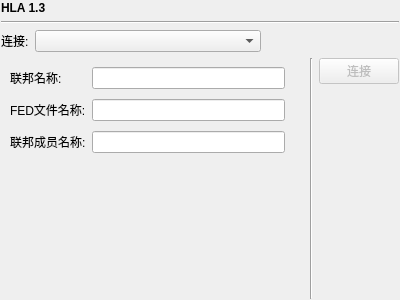
<?xml version="1.0" encoding="UTF-8"?>
<ui version="4.0">
 <class>ByyHLA13ConnectWidget</class>
 <widget class="QWidget" name="ByyHLA13ConnectWidget">
  <property name="geometry">
   <rect>
    <x>0</x>
    <y>0</y>
    <width>400</width>
    <height>300</height>
   </rect>
  </property>
  <property name="windowTitle">
   <string>ByyHLA13ConnectWidget</string>
  </property>
  <layout class="QVBoxLayout" name="verticalLayout">
   <property name="margin">
    <number>1</number>
   </property>
   <item>
    <widget class="QLabel" name="label_5">
     <property name="text">
      <string>&lt;!DOCTYPE HTML PUBLIC &quot;-//W3C//DTD HTML 4.0//EN&quot; &quot;http://www.w3.org/TR/REC-html40/strict.dtd&quot;&gt;
&lt;html&gt;&lt;head&gt;&lt;meta name=&quot;qrichtext&quot; content=&quot;1&quot; /&gt;&lt;style type=&quot;text/css&quot;&gt;
p, li { white-space: pre-wrap; }
&lt;/style&gt;&lt;/head&gt;&lt;body style=&quot; font-family:'SimSun'; font-size:9pt; font-weight:400; font-style:normal;&quot;&gt;
&lt;p style=&quot; margin-top:0px; margin-bottom:0px; margin-left:0px; margin-right:0px; -qt-block-indent:0; text-indent:0px;&quot;&gt;&lt;span style=&quot; font-weight:600;&quot;&gt;HLA 1.3&lt;/span&gt;&lt;/p&gt;&lt;/body&gt;&lt;/html&gt;</string>
     </property>
    </widget>
   </item>
   <item>
    <widget class="Line" name="line_3">
     <property name="orientation">
      <enum>Qt::Horizontal</enum>
     </property>
    </widget>
   </item>
   <item>
    <layout class="QHBoxLayout" name="horizontalLayout_3">
     <item>
      <widget class="QLabel" name="label">
       <property name="text">
        <string>连接:</string>
       </property>
      </widget>
     </item>
     <item>
      <widget class="QComboBox" name="comboBox">
       <property name="sizePolicy">
        <sizepolicy hsizetype="Expanding" vsizetype="Fixed">
         <horstretch>0</horstretch>
         <verstretch>0</verstretch>
        </sizepolicy>
       </property>
      </widget>
     </item>
     <item>
      <widget class="QPushButton" name="pushButton_3">
       <property name="text">
        <string/>
       </property>
       <property name="flat">
        <bool>true</bool>
       </property>
      </widget>
     </item>
     <item>
      <widget class="QPushButton" name="pushButton_4">
       <property name="text">
        <string/>
       </property>
       <property name="flat">
        <bool>true</bool>
       </property>
      </widget>
     </item>
     <item>
      <widget class="QPushButton" name="pushButton_5">
       <property name="text">
        <string/>
       </property>
       <property name="flat">
        <bool>true</bool>
       </property>
      </widget>
     </item>
    </layout>
   </item>
   <item>
    <layout class="QHBoxLayout" name="horizontalLayout_4">
     <item>
      <layout class="QFormLayout" name="formLayout">
       <property name="verticalSpacing">
        <number>10</number>
       </property>
       <property name="leftMargin">
        <number>9</number>
       </property>
       <property name="topMargin">
        <number>9</number>
       </property>
       <property name="rightMargin">
        <number>19</number>
       </property>
       <property name="bottomMargin">
        <number>9</number>
       </property>
       <item row="0" column="0">
        <widget class="QLabel" name="label_2">
         <property name="text">
          <string>联邦名称:</string>
         </property>
        </widget>
       </item>
       <item row="0" column="1">
        <widget class="QLineEdit" name="lineEdit"/>
       </item>
       <item row="1" column="0">
        <widget class="QLabel" name="label_3">
         <property name="text">
          <string>FED文件名称:</string>
         </property>
        </widget>
       </item>
       <item row="1" column="1">
        <widget class="QLineEdit" name="lineEdit_2"/>
       </item>
       <item row="2" column="0">
        <widget class="QLabel" name="label_4">
         <property name="text">
          <string>联邦成员名称:</string>
         </property>
        </widget>
       </item>
       <item row="2" column="1">
        <widget class="QLineEdit" name="lineEdit_3"/>
       </item>
      </layout>
     </item>
     <item>
      <widget class="Line" name="line">
       <property name="orientation">
        <enum>Qt::Vertical</enum>
       </property>
      </widget>
     </item>
     <item>
      <layout class="QVBoxLayout" name="verticalLayout_3">
       <item>
        <widget class="QPushButton" name="pushButton_6">
         <property name="enabled">
          <bool>false</bool>
         </property>
         <property name="text">
          <string>连接</string>
         </property>
        </widget>
       </item>
       <item>
        <spacer name="verticalSpacer_2">
         <property name="orientation">
          <enum>Qt::Vertical</enum>
         </property>
         <property name="sizeHint" stdset="0">
          <size>
           <width>20</width>
           <height>40</height>
          </size>
         </property>
        </spacer>
       </item>
      </layout>
     </item>
    </layout>
   </item>
  </layout>
 </widget>
 <layoutdefault spacing="6" margin="11"/>
 <resources/>
 <connections/>
</ui>
